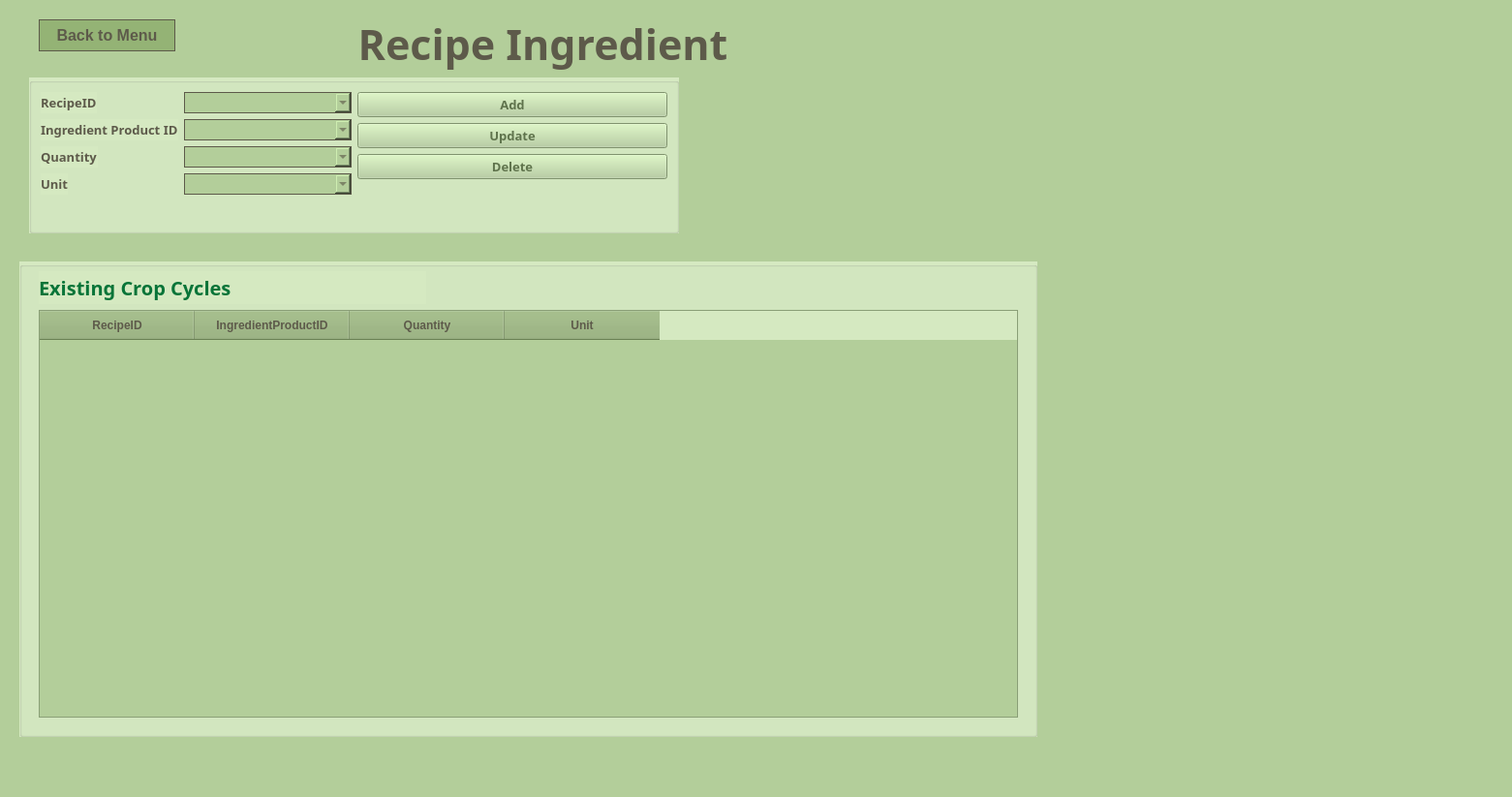
<?xml version="1.0" encoding="UTF-8"?>
<ui version="4.0">
 <class>CropCycleManagement</class>
 <widget class="QMainWindow" name="CropCycleManagement">
  <property name="geometry">
   <rect>
    <x>0</x>
    <y>0</y>
    <width>1561</width>
    <height>823</height>
   </rect>
  </property>
  <property name="windowTitle">
   <string>Farm Flow - Crop Cycle Management</string>
  </property>
  <widget class="QWidget" name="centralwidget">
   <property name="styleSheet">
    <string>background-color: #b3ce9a;</string>
   </property>
   <widget class="QLabel" name="titleLabel">
    <property name="geometry">
     <rect>
      <x>260</x>
      <y>10</y>
      <width>601</width>
      <height>70</height>
     </rect>
    </property>
    <property name="font">
     <font>
      <family>Papyrus</family>
      <pointsize>32</pointsize>
      <weight>75</weight>
      <bold>true</bold>
     </font>
    </property>
    <property name="styleSheet">
     <string>color: #5D5A4A;</string>
    </property>
    <property name="text">
     <string>Recipe Ingredient</string>
    </property>
    <property name="alignment">
     <set>Qt::AlignCenter</set>
    </property>
   </widget>
   <widget class="QGroupBox" name="groupBox">
    <property name="geometry">
     <rect>
      <x>30</x>
      <y>80</y>
      <width>671</width>
      <height>161</height>
     </rect>
    </property>
    <property name="styleSheet">
     <string notr="true">background-color: #d5e9c1;</string>
    </property>
    <property name="title">
     <string/>
    </property>
    <layout class="QGridLayout" name="gridLayout">
     <item row="0" column="1">
      <widget class="QPushButton" name="addButton">
       <property name="font">
        <font>
         <family>Poor Richard</family>
         <pointsize>10</pointsize>
         <weight>75</weight>
         <bold>true</bold>
        </font>
       </property>
       <property name="styleSheet">
        <string>background-color: #b3ce9a;
color: #5f734c;</string>
       </property>
       <property name="text">
        <string>Add</string>
       </property>
      </widget>
     </item>
     <item row="1" column="1">
      <widget class="QPushButton" name="updateButton">
       <property name="font">
        <font>
         <family>Poor Richard</family>
         <pointsize>10</pointsize>
         <weight>75</weight>
         <bold>true</bold>
        </font>
       </property>
       <property name="styleSheet">
        <string>background-color: #b3ce9a;
color: #5f734c;</string>
       </property>
       <property name="text">
        <string>Update</string>
       </property>
      </widget>
     </item>
     <item row="0" column="0" rowspan="4">
      <layout class="QFormLayout" name="formLayout">
       <item row="0" column="0">
        <widget class="QLabel" name="cropLabel">
         <property name="font">
          <font>
           <family>Poor Richard</family>
           <pointsize>10</pointsize>
           <weight>75</weight>
           <bold>true</bold>
          </font>
         </property>
         <property name="styleSheet">
          <string>color: #5D5A4A;</string>
         </property>
         <property name="text">
          <string>RecipeID</string>
         </property>
        </widget>
       </item>
       <item row="0" column="1">
        <widget class="QComboBox" name="crop">
         <property name="font">
          <font>
           <family>Poor Richard</family>
           <pointsize>10</pointsize>
           <weight>50</weight>
           <bold>false</bold>
          </font>
         </property>
         <property name="styleSheet">
          <string>background-color: #b3ce9a;
border: 1px solid #5D5A4A;
color: #5D5A4A;</string>
         </property>
        </widget>
       </item>
       <item row="1" column="0">
        <widget class="QLabel" name="plotLabel">
         <property name="font">
          <font>
           <family>Poor Richard</family>
           <pointsize>10</pointsize>
           <weight>75</weight>
           <bold>true</bold>
          </font>
         </property>
         <property name="styleSheet">
          <string>color: #5D5A4A;</string>
         </property>
         <property name="text">
          <string>Ingredient Product ID</string>
         </property>
        </widget>
       </item>
       <item row="1" column="1">
        <widget class="QComboBox" name="plot">
         <property name="font">
          <font>
           <family>Poor Richard</family>
           <pointsize>10</pointsize>
           <weight>50</weight>
           <bold>false</bold>
          </font>
         </property>
         <property name="styleSheet">
          <string>background-color: #b3ce9a;
border: 1px solid #5D5A4A;
color: #5D5A4A;</string>
         </property>
        </widget>
       </item>
       <item row="2" column="0">
        <widget class="QLabel" name="managerLabel">
         <property name="font">
          <font>
           <family>Poor Richard</family>
           <pointsize>10</pointsize>
           <weight>75</weight>
           <bold>true</bold>
          </font>
         </property>
         <property name="styleSheet">
          <string>color: #5D5A4A;</string>
         </property>
         <property name="text">
          <string>Quantity</string>
         </property>
        </widget>
       </item>
       <item row="2" column="1">
        <widget class="QComboBox" name="manager">
         <property name="font">
          <font>
           <family>Poor Richard</family>
           <pointsize>10</pointsize>
           <weight>50</weight>
           <bold>false</bold>
          </font>
         </property>
         <property name="styleSheet">
          <string>background-color: #b3ce9a;
border: 1px solid #5D5A4A;
color: #5D5A4A;</string>
         </property>
        </widget>
       </item>
       <item row="3" column="0">
        <widget class="QLabel" name="plantingDateLabel">
         <property name="font">
          <font>
           <family>Poor Richard</family>
           <pointsize>10</pointsize>
           <weight>75</weight>
           <bold>true</bold>
          </font>
         </property>
         <property name="styleSheet">
          <string>color: #5D5A4A;</string>
         </property>
         <property name="text">
          <string>Unit</string>
         </property>
        </widget>
       </item>
       <item row="3" column="1">
        <widget class="QComboBox" name="manager_2">
         <property name="font">
          <font>
           <family>Poor Richard</family>
           <pointsize>10</pointsize>
           <weight>50</weight>
           <bold>false</bold>
          </font>
         </property>
         <property name="styleSheet">
          <string>background-color: #b3ce9a;
border: 1px solid #5D5A4A;
color: #5D5A4A;</string>
         </property>
        </widget>
       </item>
      </layout>
     </item>
     <item row="2" column="1">
      <widget class="QPushButton" name="deleteButton">
       <property name="font">
        <font>
         <family>Poor Richard</family>
         <pointsize>10</pointsize>
         <weight>75</weight>
         <bold>true</bold>
        </font>
       </property>
       <property name="styleSheet">
        <string>background-color: #b3ce9a;
color: #5f734c;</string>
       </property>
       <property name="text">
        <string>Delete</string>
       </property>
      </widget>
     </item>
    </layout>
   </widget>
   <widget class="QGroupBox" name="groupBox_2">
    <property name="geometry">
     <rect>
      <x>20</x>
      <y>270</y>
      <width>1051</width>
      <height>491</height>
     </rect>
    </property>
    <property name="styleSheet">
     <string notr="true">background-color: #d5e9c1;</string>
    </property>
    <property name="title">
     <string/>
    </property>
    <widget class="QLabel" name="existingCropCyclesLabel">
     <property name="geometry">
      <rect>
       <x>20</x>
       <y>10</y>
       <width>400</width>
       <height>34</height>
      </rect>
     </property>
     <property name="font">
      <font>
       <family>Poor Richard</family>
       <pointsize>15</pointsize>
       <weight>75</weight>
       <bold>true</bold>
      </font>
     </property>
     <property name="styleSheet">
      <string>color: #087438;</string>
     </property>
     <property name="text">
      <string>Existing Crop Cycles</string>
     </property>
    </widget>
    <widget class="QTableWidget" name="ingredientsTable">
     <property name="geometry">
      <rect>
       <x>20</x>
       <y>50</y>
       <width>1011</width>
       <height>421</height>
      </rect>
     </property>
     <property name="styleSheet">
      <string>QHeaderView::section {
    background-color: #94b375;
    color: #5D5A4A;
    padding: 6px;
    font-weight: bold;
}
QTableWidget {
background-color: #b3ce9a;
}</string>
     </property>
     <property name="rowCount">
      <number>0</number>
     </property>
     <property name="columnCount">
      <number>4</number>
     </property>
     <attribute name="horizontalHeaderDefaultSectionSize">
      <number>160</number>
     </attribute>
     <column>
      <property name="text">
       <string>RecipeID</string>
      </property>
     </column>
     <column>
      <property name="text">
       <string>IngredientProductID</string>
      </property>
     </column>
     <column>
      <property name="text">
       <string>Quantity</string>
      </property>
     </column>
     <column>
      <property name="text">
       <string>Unit</string>
      </property>
     </column>
    </widget>
   </widget>
   <widget class="QLabel" name="label_2">
    <property name="geometry">
     <rect>
      <x>750</x>
      <y>60</y>
      <width>191</width>
      <height>191</height>
     </rect>
    </property>
    <property name="text">
     <string/>
    </property>
    <property name="pixmap">
     <pixmap>10.png</pixmap>
    </property>
    <property name="scaledContents">
     <bool>true</bool>
    </property>
   </widget>
   <widget class="QPushButton" name="BACKBUTTON">
    <property name="geometry">
     <rect>
      <x>40</x>
      <y>20</y>
      <width>141</width>
      <height>33</height>
     </rect>
    </property>
    <property name="font">
     <font>
      <family>Arial</family>
      <pointsize>12</pointsize>
      <weight>75</weight>
      <bold>true</bold>
     </font>
    </property>
    <property name="styleSheet">
     <string notr="true"> background-color: #94b375;
 color: #5D5A4A;
border: 1px solid #5D5A4A;</string>
    </property>
    <property name="text">
     <string>Back to Menu</string>
    </property>
   </widget>
   <widget class="QLabel" name="label">
    <property name="geometry">
     <rect>
      <x>0</x>
      <y>440</y>
      <width>1521</width>
      <height>401</height>
     </rect>
    </property>
    <property name="text">
     <string/>
    </property>
    <property name="pixmap">
     <pixmap>sticker4.png</pixmap>
    </property>
    <property name="scaledContents">
     <bool>true</bool>
    </property>
   </widget>
   <zorder>label</zorder>
   <zorder>titleLabel</zorder>
   <zorder>groupBox</zorder>
   <zorder>groupBox_2</zorder>
   <zorder>label_2</zorder>
   <zorder>BACKBUTTON</zorder>
  </widget>
 </widget>
 <resources/>
 <connections/>
</ui>
